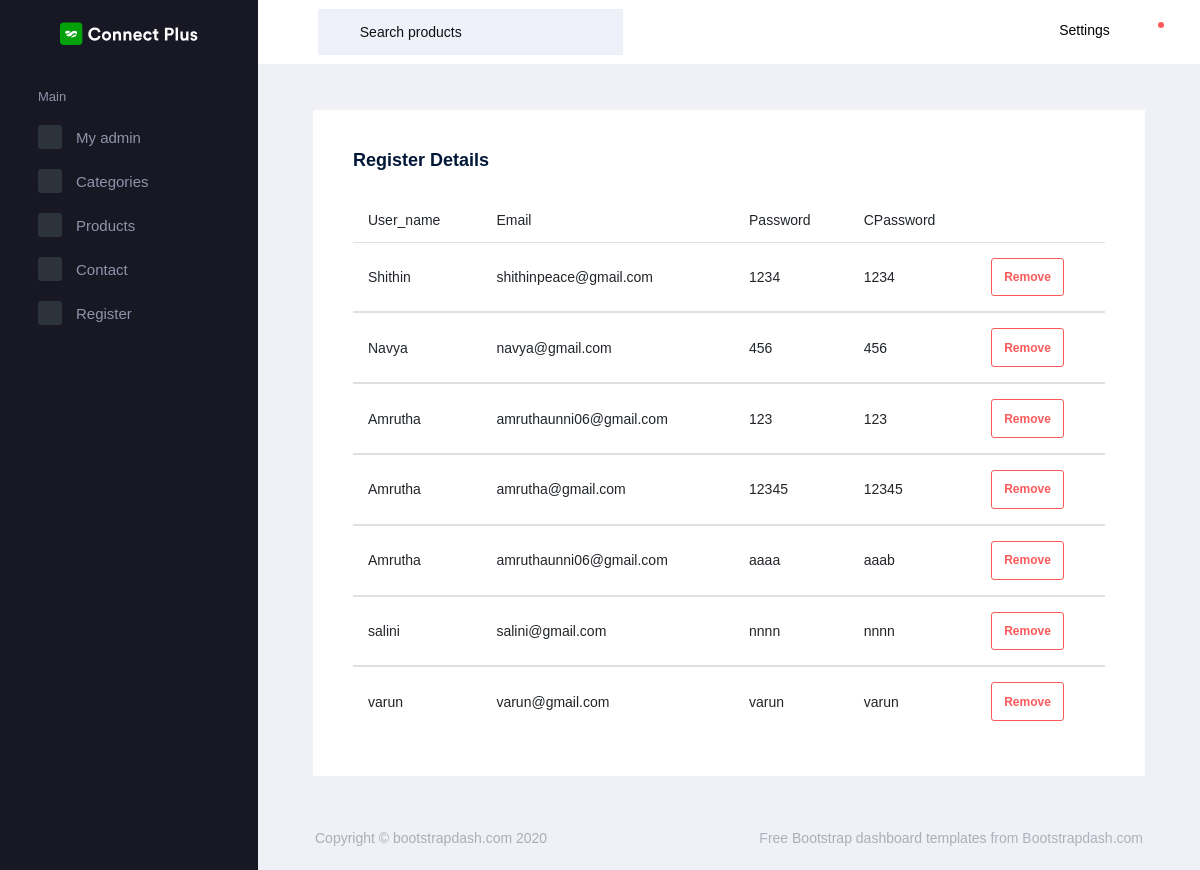
Screenshot of /adminapp/Register_Details/ with the database file from the repository.
### webapp/models.py (models this page shows)
class RegisterDb(models.Model):
    User_Name=models.CharField(max_length=50,null=True,blank=True)
    Email=models.EmailField(max_length=50,null=True,blank=True)
    Password=models.CharField(max_length=50,null=True,blank=True)
    CPassword = models.CharField(max_length=50, null=True, blank=True)

### adminapp/views.py (the view)
# urls.py: path('Register_Details/',views.Register_Details,name="Register_Details"),
def Register_Details(req):
    data = RegisterDb.objects.all()
    return render(req,"Register_Details.html",{'data':data})

### adminapp/templates/Register_Details.html (shortened to what this page needs)
<!DOCTYPE html>
{% extends 'index.html' %}
{% block content %}
<html lang="en">
<head>
</head>
<body>
<div class="col-lg-12 grid-margin stretch-card">
              <div class="card">
                <div class="card-body">
                  <h4 class="card-title">Register details</h4>
                  <div class="table-responsive">
                    <table class="table table-hover">
                      <thead>
                        <tr>
                          <th>User_name</th>
                          <th>Email</th>
                          <th>Password</th>
                          <th>CPassword</th>
                        </tr>
                      </thead>
                      <tbody>
                       {% for d in data %}
                      <tr>
                          <td>{{d.User_Name}}</td>
                          <td>{{d.Email}}</td>
                          <td>{{d.Password}}</td>
                          <td>{{d.CPassword}}</td>
                          <td>
                              <a href="{% url 'delete_register' cc_id=d.id %}"><button class="btn btn-outline-danger">Remove</button></a>
                          </td>
                      </tr>
                      </tbody>
                      {% endfor %}
                    </table>
                  </div>
                </div>
              </div>
            </div>
</body>
</html>
{% endblock %}

### rows the page displays
RegisterDb: User_Name "Shithin", Email "shithinpeace@gmail.com", Password "1234", CPassword "1234"
RegisterDb: User_Name "Navya", Email "navya@gmail.com", Password "456", CPassword "456"
RegisterDb: User_Name "Amrutha", Email "amruthaunni06@gmail.com", Password "123", CPassword "123"
RegisterDb: User_Name "Amrutha", Email "amrutha@gmail.com", Password "12345", CPassword "12345"
RegisterDb: User_Name "Amrutha", Email "amruthaunni06@gmail.com", Password "aaaa", CPassword "aaab"
RegisterDb: User_Name "salini", Email "salini@gmail.com", Password "nnnn", CPassword "nnnn"
RegisterDb: User_Name "varun", Email "varun@gmail.com", Password "varun", CPassword "varun"
